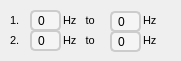
       <widget class="QWidget" name="BandStopSettings" native="true">
        <property name="geometry">
         <rect>
          <x>10</x>
          <y>250</y>
          <width>181</width>
          <height>61</height>
         </rect>
        </property>
        <property name="sizePolicy">
         <sizepolicy hsizetype="Expanding" vsizetype="Expanding">
          <horstretch>0</horstretch>
          <verstretch>0</verstretch>
         </sizepolicy>
        </property>
        <property name="styleSheet">
         <string notr="true">QGroupBox {

    background-color: transparent; /* No background */
   
}</string>
        </property>
        <widget class="QLabel" name="label_59">
         <property name="geometry">
          <rect>
           <x>140</x>
           <y>30</y>
           <width>21</width>
           <height>21</height>
          </rect>
         </property>
         <property name="styleSheet">
          <string notr="true">QLabel {
    font-family: &quot;Montserrat SemiBold&quot;, sans-serif; /* Use Montserrat ExtraBold */
    color: black; /* Text color */
    font-size: 11px
}
</string>
         </property>
         <property name="text">
          <string> Hz</string>
         </property>
        </widget>
        <widget class="QLineEdit" name="BStop1End">
         <property name="geometry">
          <rect>
           <x>110</x>
           <y>11</y>
           <width>31</width>
           <height>21</height>
          </rect>
         </property>
         <property name="styleSheet">
          <string notr="true">/* === QLineEdit Styling (Base Style) === */
QLineEdit {
    font-family: 'Montserrat Medium';
    font-size: 12px;
    color: #000000; /* Dark text */
    background-color: #f5f5f5; /* Light background */
    border: 2px solid #ccc; /* Modern border */
    border-radius: 5px;
    padding: 4px;
}

/* === Hover Effect (Similar to SpinBox) === */
QLineEdit:hover {
    background-color: #e0e0e0; /* Light grey background on hover */
    border: 2px solid #aaa; /* Darker border on hover */
}

/* === Focus Effect (When User Clicks) === */
QLineEdit:focus {
    border: 2px solid #0047B2; /* Blue border when active */
    background-color: #ffffff; /* White background when typing */
}

/* === Placeholder Text Styling === */
QLineEdit::placeholder {
    color: #808080; /* Grey placeholder text */
    font-style: italic;
}

/* === Up &amp; Down Arrow Effects (If Used in Number Input) === */
QLineEdit::up-button {
    background-color: #e0e0e0;
    border: 1px solid #ccc;
    border-radius: 3px;
    width: 15px;
    height: 6px;
    image: url(:/images/up_arrow.png);
}

QLineEdit::down-button {
    background-color: #e0e0e0;
    border: 1px solid #ccc;
    border-radius: 3px;
    width: 15px;
    height: 6px;
    image: url(:/images/down_arrow.png);
}

QLineEdit::up-button:hover, QLineEdit::down-button:hover {
    background-color: #b0b0b0;
}
</string>
         </property>
         <property name="text">
          <string>0</string>
         </property>
        </widget>
        <widget class="QLabel" name="label_64">
         <property name="geometry">
          <rect>
           <x>10</x>
           <y>30</y>
           <width>16</width>
           <height>21</height>
          </rect>
         </property>
         <property name="styleSheet">
          <string notr="true">QLabel {
    font-family: &quot;Montserrat SemiBold&quot;, sans-serif; /* Use Montserrat ExtraBold */
    color: black; /* Text color */
    font-size: 11px
}
</string>
         </property>
         <property name="text">
          <string>2.</string>
         </property>
        </widget>
        <widget class="QLabel" name="label_61">
         <property name="geometry">
          <rect>
           <x>60</x>
           <y>10</y>
           <width>51</width>
           <height>21</height>
          </rect>
         </property>
         <property name="styleSheet">
          <string notr="true">QLabel {
    font-family: &quot;Montserrat SemiBold&quot;, sans-serif; /* Use Montserrat ExtraBold */
    color: black; /* Text color */
    font-size: 11px
}
</string>
         </property>
         <property name="text">
          <string> Hz   to</string>
         </property>
        </widget>
        <widget class="QLabel" name="label_63">
         <property name="geometry">
          <rect>
           <x>140</x>
           <y>10</y>
           <width>21</width>
           <height>21</height>
          </rect>
         </property>
         <property name="styleSheet">
          <string notr="true">QLabel {
    font-family: &quot;Montserrat SemiBold&quot;, sans-serif; /* Use Montserrat ExtraBold */
    color: black; /* Text color */
    font-size: 11px
}
</string>
         </property>
         <property name="text">
          <string> Hz</string>
         </property>
        </widget>
        <widget class="QLabel" name="label_62">
         <property name="geometry">
          <rect>
           <x>10</x>
           <y>10</y>
           <width>16</width>
           <height>21</height>
          </rect>
         </property>
         <property name="styleSheet">
          <string notr="true">QLabel {
    font-family: &quot;Montserrat SemiBold&quot;, sans-serif; /* Use Montserrat ExtraBold */
    color: black; /* Text color */
    font-size: 11px
}
</string>
         </property>
         <property name="text">
          <string>1.</string>
         </property>
        </widget>
        <widget class="QLineEdit" name="BStop1Start">
         <property name="geometry">
          <rect>
           <x>30</x>
           <y>10</y>
           <width>31</width>
           <height>21</height>
          </rect>
         </property>
         <property name="styleSheet">
          <string notr="true">/* === QLineEdit Styling (Base Style) === */
QLineEdit {
    font-family: 'Montserrat Medium';
    font-size: 12px;
    color: #000000; /* Dark text */
    background-color: #f5f5f5; /* Light background */
    border: 2px solid #ccc; /* Modern border */
    border-radius: 5px;
    padding: 4px;
}

/* === Hover Effect (Similar to SpinBox) === */
QLineEdit:hover {
    background-color: #e0e0e0; /* Light grey background on hover */
    border: 2px solid #aaa; /* Darker border on hover */
}

/* === Focus Effect (When User Clicks) === */
QLineEdit:focus {
    border: 2px solid #0047B2; /* Blue border when active */
    background-color: #ffffff; /* White background when typing */
}

/* === Placeholder Text Styling === */
QLineEdit::placeholder {
    color: #808080; /* Grey placeholder text */
    font-style: italic;
}

/* === Up &amp; Down Arrow Effects (If Used in Number Input) === */
QLineEdit::up-button {
    background-color: #e0e0e0;
    border: 1px solid #ccc;
    border-radius: 3px;
    width: 15px;
    height: 6px;
    image: url(:/images/up_arrow.png);
}

QLineEdit::down-button {
    background-color: #e0e0e0;
    border: 1px solid #ccc;
    border-radius: 3px;
    width: 15px;
    height: 6px;
    image: url(:/images/down_arrow.png);
}

QLineEdit::up-button:hover, QLineEdit::down-button:hover {
    background-color: #b0b0b0;
}
</string>
         </property>
         <property name="text">
          <string>0</string>
         </property>
        </widget>
        <widget class="QLabel" name="label_60">
         <property name="geometry">
          <rect>
           <x>60</x>
           <y>30</y>
           <width>51</width>
           <height>21</height>
          </rect>
         </property>
         <property name="styleSheet">
          <string notr="true">QLabel {
    font-family: &quot;Montserrat SemiBold&quot;, sans-serif; /* Use Montserrat ExtraBold */
    color: black; /* Text color */
    font-size: 11px
}
</string>
         </property>
         <property name="text">
          <string> Hz   to</string>
         </property>
        </widget>
        <widget class="QLineEdit" name="BStop2End">
         <property name="geometry">
          <rect>
           <x>110</x>
           <y>31</y>
           <width>31</width>
           <height>21</height>
          </rect>
         </property>
         <property name="styleSheet">
          <string notr="true">/* === QLineEdit Styling (Base Style) === */
QLineEdit {
    font-family: 'Montserrat Medium';
    font-size: 12px;
    color: #000000; /* Dark text */
    background-color: #f5f5f5; /* Light background */
    border: 2px solid #ccc; /* Modern border */
    border-radius: 5px;
    padding: 4px;
}

/* === Hover Effect (Similar to SpinBox) === */
QLineEdit:hover {
    background-color: #e0e0e0; /* Light grey background on hover */
    border: 2px solid #aaa; /* Darker border on hover */
}

/* === Focus Effect (When User Clicks) === */
QLineEdit:focus {
    border: 2px solid #0047B2; /* Blue border when active */
    background-color: #ffffff; /* White background when typing */
}

/* === Placeholder Text Styling === */
QLineEdit::placeholder {
    color: #808080; /* Grey placeholder text */
    font-style: italic;
}

/* === Up &amp; Down Arrow Effects (If Used in Number Input) === */
QLineEdit::up-button {
    background-color: #e0e0e0;
    border: 1px solid #ccc;
    border-radius: 3px;
    width: 15px;
    height: 6px;
    image: url(:/images/up_arrow.png);
}

QLineEdit::down-button {
    background-color: #e0e0e0;
    border: 1px solid #ccc;
    border-radius: 3px;
    width: 15px;
    height: 6px;
    image: url(:/images/down_arrow.png);
}

QLineEdit::up-button:hover, QLineEdit::down-button:hover {
    background-color: #b0b0b0;
}
</string>
         </property>
         <property name="text">
          <string>0</string>
         </property>
        </widget>
        <widget class="QLineEdit" name="BStop2Start">
         <property name="geometry">
          <rect>
           <x>30</x>
           <y>30</y>
           <width>31</width>
           <height>21</height>
          </rect>
         </property>
         <property name="styleSheet">
          <string notr="true">/* === QLineEdit Styling (Base Style) === */
QLineEdit {
    font-family: 'Montserrat Medium';
    font-size: 12px;
    color: #000000; /* Dark text */
    background-color: #f5f5f5; /* Light background */
    border: 2px solid #ccc; /* Modern border */
    border-radius: 5px;
    padding: 4px;
}

/* === Hover Effect (Similar to SpinBox) === */
QLineEdit:hover {
    background-color: #e0e0e0; /* Light grey background on hover */
    border: 2px solid #aaa; /* Darker border on hover */
}

/* === Focus Effect (When User Clicks) === */
QLineEdit:focus {
    border: 2px solid #0047B2; /* Blue border when active */
    background-color: #ffffff; /* White background when typing */
}

/* === Placeholder Text Styling === */
QLineEdit::placeholder {
    color: #808080; /* Grey placeholder text */
    font-style: italic;
}

/* === Up &amp; Down Arrow Effects (If Used in Number Input) === */
QLineEdit::up-button {
    background-color: #e0e0e0;
    border: 1px solid #ccc;
    border-radius: 3px;
    width: 15px;
    height: 6px;
    image: url(:/images/up_arrow.png);
}

QLineEdit::down-button {
    background-color: #e0e0e0;
    border: 1px solid #ccc;
    border-radius: 3px;
    width: 15px;
    height: 6px;
    image: url(:/images/down_arrow.png);
}

QLineEdit::up-button:hover, QLineEdit::down-button:hover {
    background-color: #b0b0b0;
}
</string>
         </property>
         <property name="text">
          <string>0</string>
         </property>
        </widget>
       </widget>
